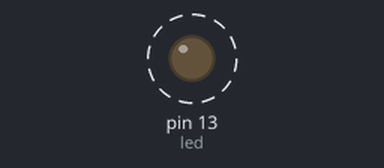
Bench run of a sketch on a simulated Arduino Uno, built with avr-gcc and run on an emulated ATmega328P. Shown: output pins drawn as LEDs (lit = HIGH). Dashed ring = blinking.

Above: at 0.19 s.
Timing chart, 0 to 3.6 s (numbered marks = the images above):
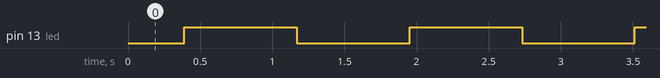

The sketch:

FadeDefault.ino
```cpp
int led = LED_BUILTIN; // the PWM pin the LED is attached to
int brightness = 0;    // how bright the LED is
int fadeAmount = 10;    // how many points to fade the LED by

// The setup routine runs once when you press reset:
void setup() {
  // Declare pin to be an output:
  pinMode(led, OUTPUT);
}

// The loop routine runs over and over again forever:
void loop() {
  // Set the brightness of pin 9:
  analogWrite(led, brightness);

  // Change the brightness for next time through the loop:
  brightness = constrain (brightness + fadeAmount, 0, 255);;

  // Reverse the direction of the fading at the ends of the fade:
  if (brightness <= 0 || brightness >= 255)
    fadeAmount = -fadeAmount;

  // Wait for 30 milliseconds to see the dimming effect
  delay (30);
}
```

Measured:
- by itself, pin 13 (led): alternates HIGH for 0.78 s and LOW for 0.78 s
